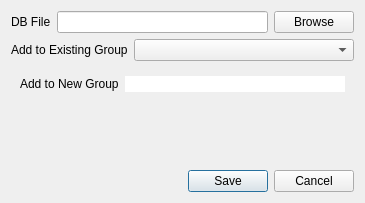
<?xml version="1.0" encoding="UTF-8"?>
<ui version="4.0">
 <class>AddToArchiveDialog</class>
 <widget class="QDialog" name="AddToArchiveDialog">
  <property name="geometry">
   <rect>
    <x>0</x>
    <y>0</y>
    <width>365</width>
    <height>203</height>
   </rect>
  </property>
  <property name="windowTitle">
   <string>Add Database to Archive</string>
  </property>
  <property name="layoutDirection">
   <enum>Qt::LeftToRight</enum>
  </property>
  <layout class="QVBoxLayout" name="verticalLayout">
   <item>
    <layout class="QFormLayout" name="formLayout">
     <item row="0" column="0" colspan="2">
      <layout class="QHBoxLayout" name="horizontalLayout">
       <item>
        <widget class="QLabel" name="llName">
         <property name="text">
          <string>DB File</string>
         </property>
        </widget>
       </item>
       <item>
        <widget class="QLineEdit" name="leDbPath"/>
       </item>
       <item>
        <widget class="QPushButton" name="browseForDb">
         <property name="text">
          <string>Browse</string>
         </property>
        </widget>
       </item>
      </layout>
     </item>
     <item row="1" column="0">
      <widget class="QLabel" name="llArchiveExistingGroup">
       <property name="text">
        <string>Add to Existing Group</string>
       </property>
      </widget>
     </item>
     <item row="1" column="1">
      <widget class="QComboBox" name="cbArchiveGroup"/>
     </item>
     <item row="2" column="0" colspan="2">
      <widget class="QFrame" name="frmNewGroup">
       <property name="styleSheet">
        <string notr="true">border: 0;
margin: 0;
float: left;</string>
       </property>
       <property name="frameShape">
        <enum>QFrame::StyledPanel</enum>
       </property>
       <property name="frameShadow">
        <enum>QFrame::Raised</enum>
       </property>
       <layout class="QHBoxLayout" name="horizontalLayout_2">
        <item>
         <widget class="QLabel" name="llDefaultGroupName">
          <property name="text">
           <string>Add to New Group</string>
          </property>
         </widget>
        </item>
        <item>
         <widget class="QLineEdit" name="leArchiveGroupName">
          <property name="text">
           <string/>
          </property>
         </widget>
        </item>
       </layout>
      </widget>
     </item>
    </layout>
   </item>
   <item>
    <widget class="QDialogButtonBox" name="buttonBox">
     <property name="orientation">
      <enum>Qt::Horizontal</enum>
     </property>
     <property name="standardButtons">
      <set>QDialogButtonBox::Cancel|QDialogButtonBox::Save</set>
     </property>
    </widget>
   </item>
  </layout>
 </widget>
 <resources/>
 <connections>
  <connection>
   <sender>buttonBox</sender>
   <signal>accepted()</signal>
   <receiver>AddToArchiveDialog</receiver>
   <slot>accept()</slot>
   <hints>
    <hint type="sourcelabel">
     <x>248</x>
     <y>254</y>
    </hint>
    <hint type="destinationlabel">
     <x>157</x>
     <y>274</y>
    </hint>
   </hints>
  </connection>
  <connection>
   <sender>buttonBox</sender>
   <signal>rejected()</signal>
   <receiver>AddToArchiveDialog</receiver>
   <slot>reject()</slot>
   <hints>
    <hint type="sourcelabel">
     <x>316</x>
     <y>260</y>
    </hint>
    <hint type="destinationlabel">
     <x>286</x>
     <y>274</y>
    </hint>
   </hints>
  </connection>
 </connections>
</ui>
